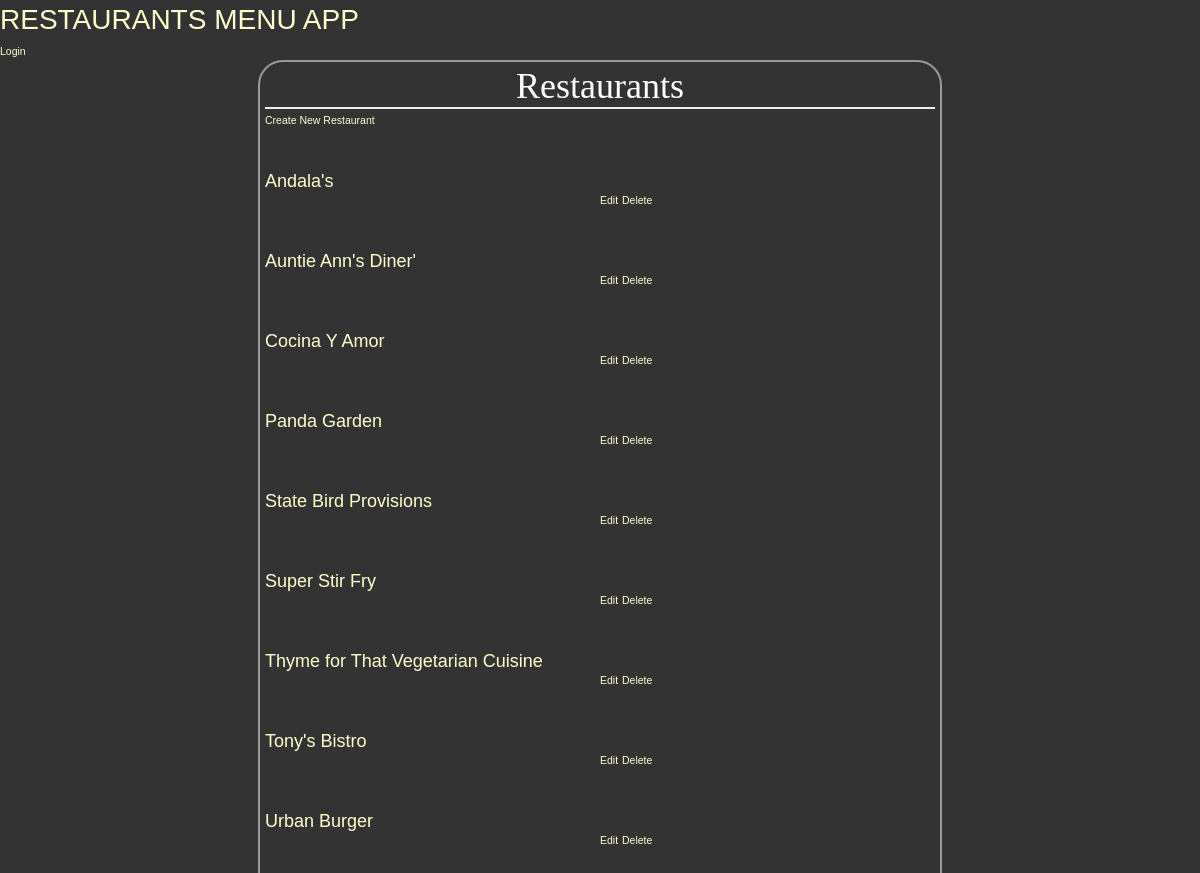
The page /restaurants/ on the database its author committed.
### database_setup.py (models this page shows, shortened)
class Restaurant(Base):
    __tablename__ = 'restaurant'
    name = Column(String(80), nullable=False)
    id = Column(Integer, primary_key=True)
    user_id = Column(Integer, ForeignKey('user.id'))
    user = relationship(User)

### finalproject.py (the view)
@app.route('/restaurants/')
def showRestaurants():
    restaurants = session.query(Restaurant).order_by(Restaurant.name).all()
    if 'username' not in login_session:
        return render_template('restaurants.html', restaurants=restaurants, username="USER_NOT_LOGGED_IN")
    else:
        return render_template('restaurants.html', restaurants=restaurants, username=login_session['username'])

### templates/restaurants.html (shortened to what this page needs)
{% extends "main.html" %}
{% block content %}
    <div class="pane">
      <h1 class="header">Restaurants</h1>
      <a href="{{ url_for('newRestaurant')}}">Create New Restaurant</a>
      {% for restaurant in restaurants %}
      <div class="name_price">
        <a class="name" href="{{ url_for('showMenu', restaurant_id=restaurant.id)}}">{{restaurant.name}}</a>
      </div>
      <div class="edit_delete">
        <a href="{{ url_for('editRestaurant', restaurant_id=restaurant.id)}}">Edit</a>
        <a href="{{ url_for('deleteRestaurant', restaurant_id=restaurant.id)}}">Delete</a>
      </div>
      {% endfor %}
    </div>
{% endblock %}

### static/main_style.css (style rules this page uses)
body { font-family: sans-serif; background-color: #333333; }
h1, h2, h3, h4 { color: #FFFFFF; }
h1, h2 { font-family: 'Georgia'; serif; margin: 0; }
h1 { border-bottom: 2px solid #eee; }
a { text-decoration: none; color:#FFFFCC; font-size: .75em; }
.pane { position: relative; width: 60%; border: 2px solid; border-radius: 25px; padding: 5px 5px 15px 5px; margin: 0 auto; border-color: #999999; background-color: #333333; }
.header { left:50%; text-align: center; }
.name { margin: 0; font-size: 18px; width:50%; display: inline-block; float: left; color: #FFFFCC; }
.edit_delete { display: inline; margin-bottom: 20px; }
.name_price { display: inline; }

### rows shown on the page
Restaurant: name "Andala's"
Restaurant: name "Auntie Ann's Diner'"
Restaurant: name "Cocina Y Amor"
Restaurant: name "Panda Garden"
Restaurant: name "State Bird Provisions"
Restaurant: name "Super Stir Fry"
Restaurant: name "Thyme for That Vegetarian Cuisine"
Restaurant: name "Tony's Bistro"
Restaurant: name "Urban Burger"
